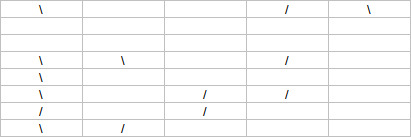
#> input picture samplemain1.jpeg, 411 x 137 px; the run also reads 2 pictures not shown here
$ python PathFinding.py
#> lines starting #> are read from the running program, lines starting #| are printed output that depends on the picture; after the words box and inside, x2 and y2 are one past the last pixel; in counts of white or black regions, pixels touching at a corner belong together; pictures that were not available may be replaced by others from this repository, and a replacement may not be noted
import cv2
import numpy as np
import matplotlib.pyplot as plt

b=[]
c=[]
d=[]
m=0
n=0
row=0
colm=0

#read and convert the main image and template to gray
img_rgb = cv2.imread('samplemain1.jpeg')
#> img_rgb is the input picture: shape (137, 411, 3); mean B, G, R 249.2, 249.3, 249.3
img_gray = cv2.cvtColor(img_rgb, cv2.COLOR_BGR2GRAY)
template1 = cv2.imread('45righttemp.jpeg',0)
template2 = cv2.imread('45lefttemp.jpeg',0)
plus = cv2.imread('intersection.jpeg',0)
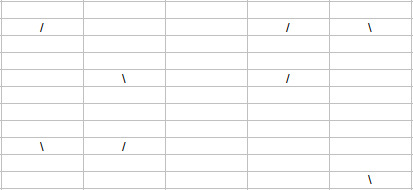
#> input picture samplemain2.jpeg, 413 x 190 px, given in place of intersection.jpeg, which was not available
#> plus: shape (190, 413); min 50, max 255, mean 249.9
#gray_template1= cv2.cvtColor(template1, cv2.COLOR_BGR2GRAY)
#gray_template2= cv2.cvtColor(template2, cv2.COLOR_BGR2GRAY)
#gray_plus= cv2.cvtColor(template2, cv2.COLOR_BGR2GRAY)

#store the height and width of templates
w1,h1 = template1.shape[::-1]
#> w1 = 18; h1 = 18
w2,h2 = template2.shape[::-1]
#> w2 = 18; h2 = 18
w3,h3 = plus.shape[::-1]
#> w3 = 413; h3 = 190

#for 1st template

# Perform match operations.
res1 = cv2.matchTemplate(img_gray,template1,cv2.TM_CCOEFF_NORMED)
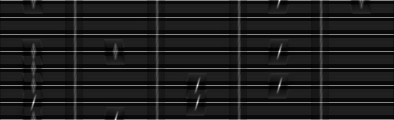
#> res1: shape (120, 394) float32; min -0.139, max 0.996, mean -0.0048; drawn with min black and max white
# Specify a threshold
threshold = 0.8
# Store the coordinates of matched area in a numpy array
loc1 = np.where( res1 >= threshold)
#> loc1 = ([0, 51, 85, 85, 102, 102, 119], [279, 279, 197, 279, 33, 197, 115])
  # Draw a rectangle around the matched region.
for pt in zip(*loc1[::-1]):
    cv2.rectangle(img_rgb, pt, (pt[0] + w1, pt[1] + h1), (0,255,0), 2)
    b.append(pt)
#> this loop made 7 passes
#> pt on passes 1 to 7: (279, 0), (279, 51), (197, 85), (279, 85), (33, 102), (197, 102), (115, 119)
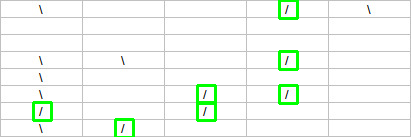
#> img_rgb: shape (137, 411, 3); 2.44% of pixels changed, all inside (x1, y1, x2, y2) = (32, 0, 299, 137)
#> after the loop, b = [(279, 0), (279, 51), (197, 85), (279, 85), (33, 102), (197, 102), (115, 119)]


#for 2nd template

# Perform match operations.
res2 = cv2.matchTemplate(img_gray,template2,cv2.TM_CCOEFF_NORMED)
# Specify a threshold
threshold = 0.8
# Store the coordinates of matched area in a numpy array
loc2 = np.where( res2 >= threshold)
#> loc2 = ([0, 0, 51, 51, 68, 85, 119], [33, 361, 33, 115, 33, 33, 33])
# Draw a rectangle around the matched region.
for pt1 in zip(*loc2[::-1]):
    cv2.rectangle(img_rgb, pt1, (pt1[0] + w2, pt1[1] + h2), (0,0,255), 2)
    c.append(pt1)
#> this loop made 7 passes
#> pt1 on passes 1 to 7: (33, 0), (361, 0), (33, 51), (115, 51), (33, 68), (33, 85), (33, 119)
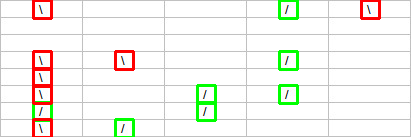
#> img_rgb: shape (137, 411, 3); 2.32% of pixels changed, all inside (x1, y1, x2, y2) = (32, 0, 381, 137)
#> after the loop, c = [(33, 0), (361, 0), (33, 51), (115, 51), (33, 68), (33, 85), (33, 119)]


#for the intersection

# Perform match operations.
result = cv2.matchTemplate(img_gray,plus,cv2.TM_CCOEFF_NORMED)
#> result = 54 rows, first 8: [-0.0472, 0.108, -0.0473], [0.683, 0.831, 0.682], [-0.0458, 0.109, -0.046], [-0.0571, 0.0981, -0.0571], [-0.0546, 0.101, -0.0549], [-0.0454, 0.11, -0.0457], [-0.0389, 0.116, -0.039], [-0.0394, 0.115, -0.0395]
# Specify a threshold
threshold = 0.8
# Store the coordinates of matched area in a numpy array
loc3 = np.where( result >= threshold)
#> loc3 = ([1, 18, 35, 52], [1, 1, 1, 1])
# Draw a rectangle around the matched region.
for pt2 in zip(*loc3[::-1]):
    cv2.rectangle(img_rgb, pt2, (pt2[0] + w3, pt2[1] + h3), (255,0,0), 2)
    d.append(pt2)
#> this loop made 4 passes
#> pt2 on passes 1 to 4: (1, 1), (1, 18), (1, 35), (1, 52)
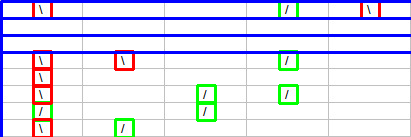
#> img_rgb: shape (137, 411, 3); 9.42% of pixels changed, all inside (x1, y1, x2, y2) = (0, 0, 411, 137)
#> after the loop, d = [(1, 1), (1, 18), (1, 35), (1, 52)]

num_of_intersections= len(d)
#> num_of_intersections = 4
b.sort()
c.sort()
d.sort()

for i in range (0, num_of_intersections):
	if d[0][0]==d[i][0]:
		m+=1
#> after the loop, m = 4
n=int(num_of_intersections/m+1)
#> n = 2
m=m+1
#> m = 5
n=n+1
#> n = 3
cv2.imshow('abcd',img_rgb)


#finding positions of the mirror
h=d[1][1]-d[0][1]
#> h = 17
#> (the run stopped early here; a loop or call above may not have finished)
